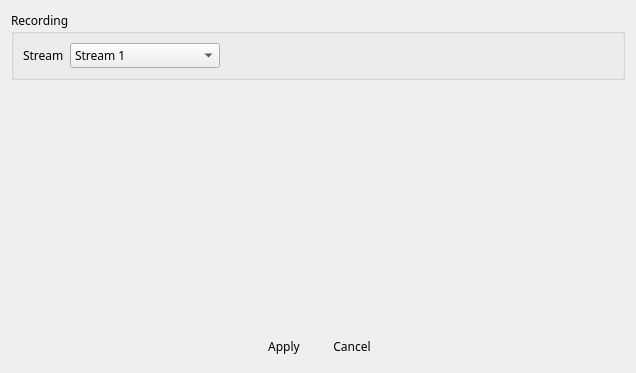
<?xml version="1.0" encoding="UTF-8"?>
<ui version="4.0">
 <class>VSCCamRec</class>
 <widget class="QWidget" name="VSCCamRec">
  <property name="geometry">
   <rect>
    <x>0</x>
    <y>0</y>
    <width>636</width>
    <height>373</height>
   </rect>
  </property>
  <property name="font">
   <font>
    <family>나눔스퀘어_ac</family>
   </font>
  </property>
  <property name="windowTitle">
   <string>Master Hard Disk Selecting</string>
  </property>
  <property name="windowIcon">
   <iconset>
    <normaloff>:/logo/resources/vscsmall.jpg</normaloff>:/logo/resources/vscsmall.jpg</iconset>
  </property>
  <layout class="QVBoxLayout" name="verticalLayout_2">
   <item>
    <widget class="QGroupBox" name="groupBox">
     <property name="title">
      <string>Recording</string>
     </property>
     <layout class="QVBoxLayout" name="verticalLayout">
      <item>
       <layout class="QHBoxLayout" name="horizontalLayout_4">
        <item>
         <widget class="QLabel" name="labelName">
          <property name="text">
           <string>Stream</string>
          </property>
          <property name="alignment">
           <set>Qt::AlignLeading|Qt::AlignLeft|Qt::AlignVCenter</set>
          </property>
         </widget>
        </item>
        <item>
         <widget class="QComboBox" name="stream">
          <property name="enabled">
           <bool>true</bool>
          </property>
          <property name="minimumSize">
           <size>
            <width>150</width>
            <height>0</height>
           </size>
          </property>
          <item>
           <property name="text">
            <string>Stream 1</string>
           </property>
          </item>
          <item>
           <property name="text">
            <string>Stream 2</string>
           </property>
          </item>
         </widget>
        </item>
        <item>
         <spacer name="horizontalSpacer_3">
          <property name="orientation">
           <enum>Qt::Horizontal</enum>
          </property>
          <property name="sizeHint" stdset="0">
           <size>
            <width>40</width>
            <height>20</height>
           </size>
          </property>
         </spacer>
        </item>
       </layout>
      </item>
     </layout>
    </widget>
   </item>
   <item>
    <spacer name="verticalSpacer">
     <property name="orientation">
      <enum>Qt::Vertical</enum>
     </property>
     <property name="sizeHint" stdset="0">
      <size>
       <width>20</width>
       <height>40</height>
      </size>
     </property>
    </spacer>
   </item>
   <item>
    <layout class="QHBoxLayout" name="horizontalLayout">
     <item>
      <spacer name="horizontalSpacer">
       <property name="orientation">
        <enum>Qt::Horizontal</enum>
       </property>
       <property name="sizeHint" stdset="0">
        <size>
         <width>40</width>
         <height>20</height>
        </size>
       </property>
      </spacer>
     </item>
     <item>
      <widget class="QPushButton" name="pushButtonApply">
       <property name="minimumSize">
        <size>
         <width>62</width>
         <height>32</height>
        </size>
       </property>
       <property name="maximumSize">
        <size>
         <width>62</width>
         <height>32</height>
        </size>
       </property>
       <property name="font">
        <font>
         <family>나눔스퀘어_ac</family>
        </font>
       </property>
       <property name="styleSheet">
        <string notr="true">QPushButton { 
background-image: url(:/action/resources/button.png);}
QPushButton:hover {
background-image: url(:/action/resources/buttonhover.png);}
QPushButton:pressed {
background-image: url(:/action/resources/buttonpress.png);}</string>
       </property>
       <property name="text">
        <string>Apply</string>
       </property>
       <property name="iconSize">
        <size>
         <width>0</width>
         <height>0</height>
        </size>
       </property>
       <property name="flat">
        <bool>true</bool>
       </property>
      </widget>
     </item>
     <item>
      <widget class="QPushButton" name="pushButtonCancel">
       <property name="minimumSize">
        <size>
         <width>62</width>
         <height>32</height>
        </size>
       </property>
       <property name="maximumSize">
        <size>
         <width>62</width>
         <height>32</height>
        </size>
       </property>
       <property name="font">
        <font>
         <family>나눔스퀘어_ac</family>
        </font>
       </property>
       <property name="styleSheet">
        <string notr="true">QPushButton { 
background-image: url(:/action/resources/button.png);}
QPushButton:hover {
background-image: url(:/action/resources/buttonhover.png);}
QPushButton:pressed {
background-image: url(:/action/resources/buttonpress.png);}</string>
       </property>
       <property name="text">
        <string>Cancel</string>
       </property>
       <property name="iconSize">
        <size>
         <width>0</width>
         <height>0</height>
        </size>
       </property>
       <property name="flat">
        <bool>true</bool>
       </property>
      </widget>
     </item>
     <item>
      <spacer name="horizontalSpacer_2">
       <property name="orientation">
        <enum>Qt::Horizontal</enum>
       </property>
       <property name="sizeHint" stdset="0">
        <size>
         <width>40</width>
         <height>20</height>
        </size>
       </property>
      </spacer>
     </item>
    </layout>
   </item>
  </layout>
 </widget>
 <resources>
  <include location="../../../main/vscmainwindows.qrc"/>
 </resources>
 <connections/>
</ui>
